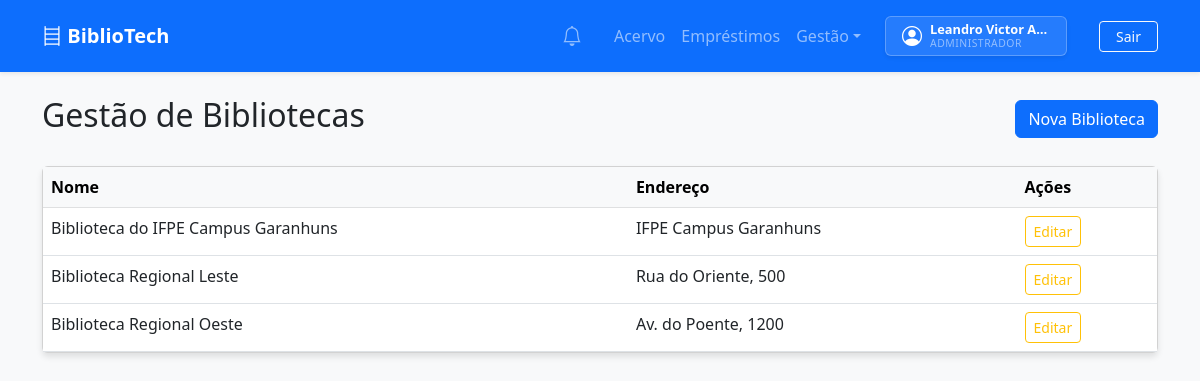
Page /bibliotecas/ (signed in) on the committed database.
### apps/app_usuarios/models.py (models this page shows, shortened)
class Usuario(AbstractUser):
    PAPEL_CHOICES = (
        ('usuario', 'Usuário Comum'),
        ('bibliotecario', 'Bibliotecário'),
        ('admin', 'Administrador'),
    )
    id = models.UUIDField(primary_key=True, default=uuid.uuid4, editable=False)
    nome = models.CharField(max_length=255)
    email = models.EmailField(unique=True)
    papel = models.CharField(max_length=20, choices=PAPEL_CHOICES, default='usuario')
    biblioteca = models.ForeignKey(
        'app_bibliotecas.Biblioteca',
        on_delete=models.SET_NULL,
        null=True,
        blank=True,
        related_name='usuarios',
        help_text="Obrigatório apenas para Bibliotecários. Usuários comuns podem alugar de várias bibliotecas."
    )
    criado_em = models.DateTimeField(auto_now_add=True)
    USERNAME_FIELD = 'email'
    REQUIRED_FIELDS = ['username', 'nome']
    @property
    def is_admin_system(self):
        return self.papel == 'admin' or self.is_superuser

### apps/app_bibliotecas/models.py (models this page shows, shortened)
class Biblioteca(models.Model):
    id = models.UUIDField(primary_key=True, default=uuid.uuid4, editable=False)
    nome = models.CharField(max_length=255)
    endereco = models.CharField(max_length=255)

### apps/app_bibliotecas/views.py (the view)
# urls.py: path('', views.BibliotecaListView.as_view(), name='lista_bibliotecas'),
class BibliotecaListView(AdminRequiredMixin, ListView):
    model = Biblioteca
    template_name = 'bibliotecas/lista.html'
    context_object_name = 'bibliotecas'

### apps/app_notificacoes/context_processors.py (called while the page is built)
def notificacoes_context(request):
    if request.user.is_authenticated:
        count = Notificacao.objects.filter(usuario=request.user, lida=False).count()
        return {'notificacoes_nao_lidas': count}
    return {'notificacoes_nao_lidas': 0}

### apps/app_notificacoes/services.py (called while the page is built, shortened)
def verificar_prazos(usuario):
    from django.apps import apps
    if not apps.is_installed('app_emprestimos'):
        return
    from app_emprestimos.models import Emprestimo
    hoje = timezone.now().date()
    emprestimos = Emprestimo.objects.filter(usuario=usuario, status='ativo')

### apps/app_usuarios/permissions.py (called while the page is built)
    def test_func(self):
        return self.request.user.is_authenticated and self.request.user.is_admin_system

### templates/bibliotecas/lista.html
{% extends 'base.html' %}
{% block content %}
<div class="d-flex justify-content-between align-items-center mb-4">
    <h2>Gestão de Bibliotecas</h2>
    <a href="{% url 'criar_biblioteca' %}" class="btn btn-primary">Nova Biblioteca</a>
</div>
<div class="card">
    <div class="table-responsive">
        <table class="table table-hover mb-0">
            <thead class="table-light">
                <tr>
                    <th>Nome</th>
                    <th>Endereço</th>
                    <th>Ações</th>
                </tr>
            </thead>
            <tbody>
                {% for biblioteca in bibliotecas %}
                <tr>
                    <td>{{ biblioteca.nome }}</td>
                    <td>{{ biblioteca.endereco }}</td>
                    <td>
                        <a href="{% url 'editar_biblioteca' biblioteca.pk %}" class="btn btn-sm btn-outline-warning">Editar</a>
                    </td>
                </tr>
                {% empty %}
                <tr>
                    <td colspan="3" class="text-center text-muted">Nenhuma biblioteca cadastrada.</td>
                </tr>
                {% endfor %}
            </tbody>
        </table>
    </div>
</div>
{% endblock %}

### templates/base.html (shortened to what this page needs)
<!DOCTYPE html>
<html lang="pt-br">
<head>
    <link rel="stylesheet" href="https://cdn.jsdelivr.net/npm/bootstrap@5.3.0/dist/css/bootstrap.min.css">
    <link rel="stylesheet" href="https://cdn.jsdelivr.net/npm/bootstrap-icons@1.11.3/font/bootstrap-icons.min.css">
    {% load static %}
    <link rel="stylesheet" href="{% static 'usuarios/css/style.css' %}">
</head>
<body hx-headers='{"X-CSRFToken": "{{ csrf_token }}"}'>
    <nav class="navbar navbar-expand-lg navbar-dark bg-primary shadow-sm">
        <div class="container">
            <a class="navbar-brand fw-bold" href="{% url 'home' %}">
                <i class="bi bi-bookshelf"></i> BiblioTech
            </a>
            <div class="collapse navbar-collapse" id="navbarNav">
                <ul class="navbar-nav ms-auto align-items-center">
                    {% if user.is_authenticated %}
                        <li class="nav-item me-3">
                            <a class="nav-link position-relative py-1" href="{% url 'notificacoes:lista' %}">
                                <i class="bi bi-bell fs-5"></i>
                            </a>
                        </li>
                        <li class="nav-item"><a class="nav-link" href="{% url 'lista_livros' %}">Acervo</a></li>
                        <li class="nav-item"><a class="nav-link" href="{% url 'lista_emprestimos' %}">Empréstimos</a></li>
                        {% if user.is_admin_system %}
                        <li class="nav-item dropdown">
                            <a class="nav-link dropdown-toggle" href="#" role="button" data-bs-toggle="dropdown">Gestão</a>
                        </li>
                        {% endif %}
                        <a class="nav-link" href="{% url 'perfil' %}">
                            <li class="nav-item d-flex align-items-center me-3 ms-lg-2">
                                <div class="bg-white bg-opacity-10 border border-white border-opacity-25 rounded px-3 py-1 d-flex align-items-center shadow-sm" style="min-width: 160px;">
                                    <div class="me-2 text-white">
                                        <i class="bi bi-person-circle fs-5"></i>
                                    </div>
                                    <div class="lh-1">
                                        <div class="text-white small fw-bold" style="font-size: 0.8rem; white-space: nowrap; overflow: hidden; text-overflow: ellipsis; max-width: 120px;">
                                            {{ user.nome|default:user.username }}
                                        </div>
                                        <div class="text-white-50" style="font-size: 0.65rem; text-transform: uppercase; letter-spacing: 0.5px; margin-top: 2px;">
                                            {{ user.get_papel_display }}
                                        </div>
                                    </div>
                                </div>
                            </li>
                        </a>
                        <li class="nav-item ms-lg-2">
                            <form action="{% url 'logout' %}" method="post" style="display: inline;">
                                <button type="submit" class="btn btn-outline-light btn-sm px-3">Sair</button>
                            </form>
                        </li>
                    {% else %}
                        <li class="nav-item"><a class="nav-link" href="{% url 'login' %}">Login</a></li>
                        <li class="nav-item"><a class="nav-link btn btn-light btn-sm text-primary ms-lg-2 px-3" href="{% url 'registro' %}">Registrar</a></li>
                    {% endif %}
                </ul>
            </div>
        </div>
    </nav>
    <div class="container mt-4" id="main-content">
        {% block content %}{% endblock %}
    </div>
</body>
</html>

### static/usuarios/css/style.css (style rules this page uses)
body { background-color: #f8f9fa; }
.card { box-shadow: 0 4px 6px rgba(0,0,0,0.1); }
#main-content { min-height: calc(100vh - 200px); padding-bottom: 5rem; }

### rows in the picture
Usuario: nome "Leandro Victor A…", papel "ADMINISTRADOR"
Biblioteca: nome "Biblioteca do IFPE Campus Garanhuns", endereco "IFPE Campus Garanhuns"
Biblioteca: nome "Biblioteca Regional Leste", endereco "Rua do Oriente, 500"
Biblioteca: nome "Biblioteca Regional Oeste", endereco "Av. do Poente, 1200"
